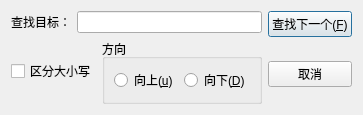
<?xml version="1.0" encoding="UTF-8"?>
<ui version="4.0">
 <class>SearchDialog</class>
 <widget class="QDialog" name="SearchDialog">
  <property name="geometry">
   <rect>
    <x>0</x>
    <y>0</y>
    <width>362</width>
    <height>105</height>
   </rect>
  </property>
  <property name="windowTitle">
   <string>查找</string>
  </property>
  <layout class="QHBoxLayout" name="horizontalLayout_4">
   <item>
    <layout class="QVBoxLayout" name="verticalLayout_2">
     <item>
      <layout class="QHBoxLayout" name="horizontalLayout">
       <item>
        <widget class="QLabel" name="label">
         <property name="text">
          <string>查找目标：</string>
         </property>
        </widget>
       </item>
       <item>
        <widget class="QLineEdit" name="searchText"/>
       </item>
      </layout>
     </item>
     <item>
      <layout class="QHBoxLayout" name="horizontalLayout_3">
       <item>
        <widget class="QCheckBox" name="cbCaseSensetive">
         <property name="text">
          <string>区分大小写</string>
         </property>
        </widget>
       </item>
       <item>
        <widget class="QGroupBox" name="groupBox">
         <property name="title">
          <string>方向</string>
         </property>
         <layout class="QHBoxLayout" name="horizontalLayout_2">
          <item>
           <widget class="QRadioButton" name="rbUp">
            <property name="text">
             <string>向上(&amp;u)</string>
            </property>
           </widget>
          </item>
          <item>
           <widget class="QRadioButton" name="rbDown">
            <property name="text">
             <string>向下(&amp;D)</string>
            </property>
           </widget>
          </item>
         </layout>
        </widget>
       </item>
       <item>
        <spacer name="horizontalSpacer">
         <property name="orientation">
          <enum>Qt::Orientation::Horizontal</enum>
         </property>
         <property name="sizeHint" stdset="0">
          <size>
           <width>40</width>
           <height>20</height>
          </size>
         </property>
        </spacer>
       </item>
      </layout>
     </item>
    </layout>
   </item>
   <item>
    <layout class="QVBoxLayout" name="verticalLayout">
     <property name="bottomMargin">
      <number>17</number>
     </property>
     <item>
      <widget class="QPushButton" name="btFindNext">
       <property name="text">
        <string>查找下一个(&amp;F)</string>
       </property>
      </widget>
     </item>
     <item>
      <spacer name="verticalSpacer">
       <property name="orientation">
        <enum>Qt::Orientation::Vertical</enum>
       </property>
       <property name="sizeHint" stdset="0">
        <size>
         <width>20</width>
         <height>40</height>
        </size>
       </property>
      </spacer>
     </item>
     <item>
      <widget class="QPushButton" name="btCancel">
       <property name="text">
        <string>取消</string>
       </property>
      </widget>
     </item>
    </layout>
   </item>
  </layout>
 </widget>
 <resources/>
 <connections/>
</ui>
